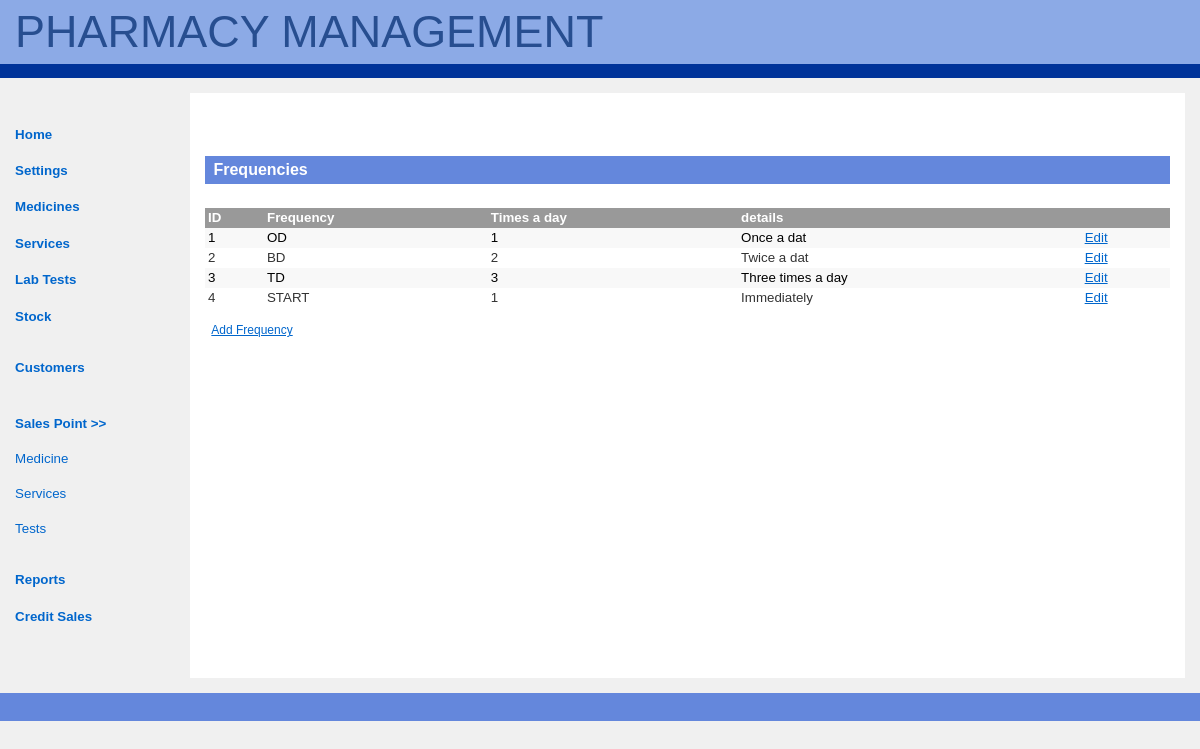
The page /frequencies.php (signed in) on the database its author committed.
### tables this page shows
CREATE TABLE IF NOT EXISTS `frequency` (
  `id` int(11) NOT NULL AUTO_INCREMENT,
  `frequency` varchar(30) NOT NULL,
  `times` int(11) NOT NULL,
  `details` varchar(250) NOT NULL,
  PRIMARY KEY (`id`)
);

### frequencies.php (the view, shortened to what this page needs)
<?php require_once("includes/functions.php");?>
<?php include("includes/header.php");?>
<div id="main-copy"><h1>Frequencies</h1>
<table class='results'>
<tr>
<td class='column_head'>ID</td>
<td class='column_head'>Frequency</td>
<td class='column_head'>Times a day</td>
<td class='column_head'>details</td>
<td class='column_head'></td>
</tr>
<?php
$query = "SELECT * FROM frequency ORDER BY id ASC ";
$result = mysql_query($query, $connection);
if(isset($result)){
	$i = 0;
	while($frq = mysql_fetch_array($result)){
		echo "
		<tr>
		<td ".even_strip($i).">".$frq['id']."</td>
		<td ".even_strip($i).">".$frq['frequency']."</td>
		<td ".even_strip($i).">".$frq['times']."</td>
		<td ".even_strip($i).">".$frq['details']."</td>
		<td ".even_strip($i)."><a href='edit_frequency.php?id=".$frq['id']."'>Edit</a></td>
		</tr>";
		$i++;
	}
}
?>
</table>
<p><a href="add_frequency.php">Add Frequency</a>
    </div>
        <div id="footer">
        </div>
    </body>
</html>

### css/style.css (style rules this page uses)
body { color: black; background-color: rgb(240,240,240); font-family: verdana, helvetica, arial, sans-serif; font-size: 100%; margin: 0; padding: 0; }
html > body { font-size: 10pt; }
#main-copy { color: black; background-color: white; text-align: justify; line-height: 1.5em; margin: 15px; margin-left: 190px; height: 555px; padding: 15px; border-left: 15px; }
#main-copy p { margin: 1em 1ex 2em 1ex; padding: 0; }
p { margin-left:20px; font-size:0.9em; line-height:0.em; }
#main-copy a { color: rgb(0,102,204); background-color: transparent; text-decoration: underline; }
#main-copy h1 { color: white; background-color: rgb(100,135,220); font-size: 1.2em; font-weight: bold; margin: 3em 0 0 0; padding: 0.5ex 0 0.5ex 1ex; }
#footer { color: white; background-color: rgb(100,135,220); font-size: 91%; margin: 0; padding: 1em 2.5mm 2.5ex 2.5mm; clear: both; }
table.results { border-collapse: collapse; width: 100%; }
td.column_head, td.cell_value { font-size: 100%; padding: 0 3px 0 3px; color:#333; }
td.column_head { background-color: #999; color:#FFF; font-weight:bold; }
table.results a { color: #FFF; background-color: transparent; text-decoration: underline; }
td { background-color: #fff; }
td.cell_value { background-color: #fff; }
.even { background-color: #F8F8F8; padding: 0 3px 0 3px; }

### rows shown on the page
frequency: id "1", frequency "OD", times "1", details "Once a dat"
frequency: id "2", frequency "BD", times "2", details "Twice a dat"
frequency: id "3", frequency "TD", times "3", details "Three times a day"
frequency: id "4", frequency "START", times "1", details "Immediately"
